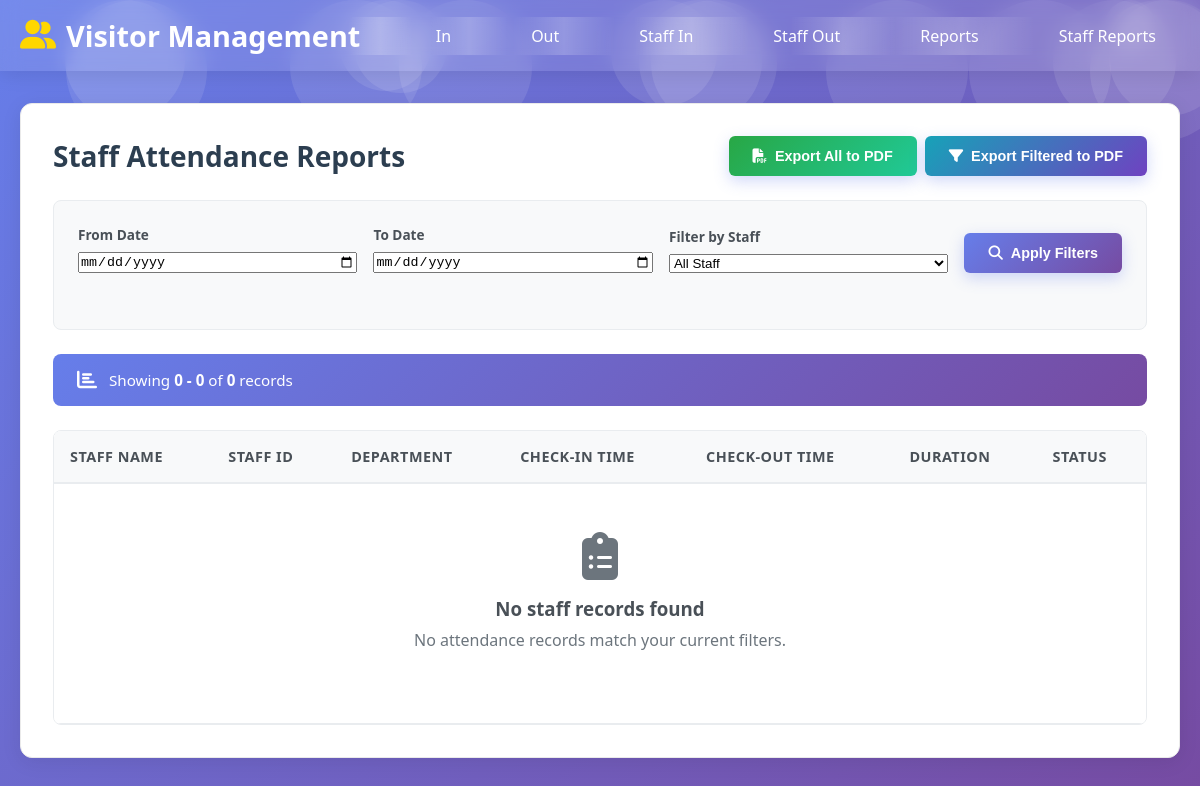
/staff/reports/ (signed in), run on an earlier commit of the app's database.
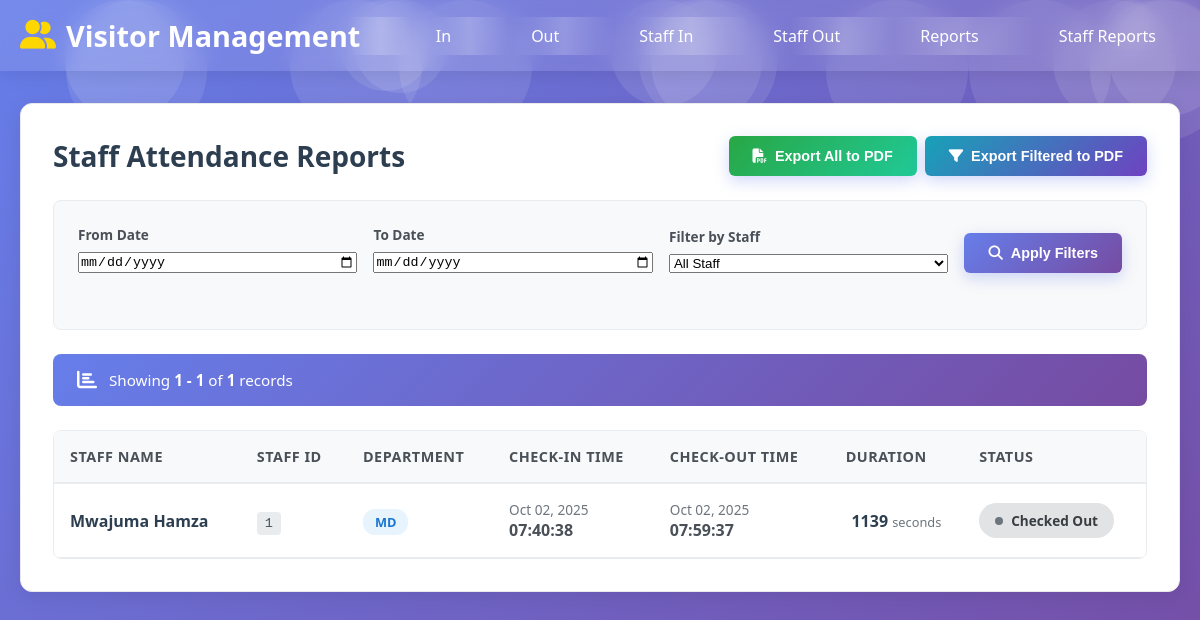
And on a later commit of the database.
### visitor_app/models.py (models this page shows, shortened)
class StaffCheckInOut(models.Model):
    staff = models.ForeignKey(Staff, on_delete=models.CASCADE)
    check_in_time = models.DateTimeField(auto_now_add=True)
    check_out_time = models.DateTimeField(blank=True, null=True)
    is_checked_in = models.BooleanField(default=True)
    def duration(self):
        if self.check_out_time:
            return self.check_out_time - self.check_in_time
        return timezone.now() - self.check_in_time

class Staff(models.Model):
    name = models.CharField(max_length=100)
    staff_id = models.CharField(max_length=20, unique=True)
    email = models.EmailField()
    department = models.CharField(max_length=100)
    phone = models.CharField(max_length=20, blank=True, null=True)
    is_active = models.BooleanField(default=True)
    date_joined = models.DateField(default=timezone.now)

### visitor_app/decorators.py (the view)
    def _wrapped_view(request, *args, **kwargs):
        if not request.user.is_authenticated:
            return render(request, 'visitor_app/access_denied.html', {
                'message': 'Please log in to access this page.'
            })
        if not request.user.is_staff:
            return render(request, 'visitor_app/access_denied.html', {
                'message': 'Access denied. Admin privileges required.'
            })
        return view_func(request, *args, **kwargs)

### visitor_app/templates/visitor_app/staff_reports.html (shortened to what the changed rows need)
{% extends 'visitor_app/base.html' %}
{% block content %}
<div class="card">
    <div class="header-actions">
        <h2>Staff Attendance Reports</h2>
    </div>
    <div class="results-summary">
        <div class="summary-content">
            <span class="summary-text">
                Showing <strong>{{ staff_records.start_index }} - {{ staff_records.end_index }}</strong>
                of <strong>{{ staff_records.paginator.count }}</strong> records
            </span>
        </div>
    </div>
    <div class="table-container" id="reportTable">
        <table class="table">
            <thead>
                <tr>
                    <th class="staff-name">Staff Name</th>
                    <th class="staff-id">Staff ID</th>
                    <th class="department">Department</th>
                    <th class="check-in">Check-in Time</th>
                    <th class="check-out">Check-out Time</th>
                    <th class="duration">Duration</th>
                    <th class="status">Status</th>
                </tr>
            </thead>
            <tbody>
                {% for record in staff_records %}
                <tr class="{% if record.is_checked_in %}current-session{% endif %}">
                    <td class="staff-name">
                        <div class="staff-info">
                            <strong>{{ record.staff.name }}</strong>
                        </div>
                    </td>
                    <td class="staff-id">
                        <code>{{ record.staff.staff_id }}</code>
                    </td>
                    <td class="department">
                        <span class="dept-badge">{{ record.staff.department }}</span>
                    </td>
                    <td class="check-in">
                        <div class="time-display">
                            <div class="date">{{ record.check_in_time|date:"M d, Y" }}</div>
                            <div class="time">{{ record.check_in_time|date:"H:i:s" }}</div>
                        </div>
                    </td>
                    <td class="check-out">
                        {% if record.check_out_time %}
                        <div class="time-display">
                            <div class="date">{{ record.check_out_time|date:"M d, Y" }}</div>
                            <div class="time">{{ record.check_out_time|date:"H:i:s" }}</div>
                        </div>
                        {% else %}
                        <span class="no-checkout">—</span>
                        {% endif %}
                    </td>
                    <td class="duration">
                        {% if record.check_out_time %}
                            {% with duration=record.duration %}
                            <div class="duration-display">
                                <span class="duration-value">{{ duration.total_seconds|floatformat:0 }}</span>
                                <span class="duration-unit">seconds</span>
                            </div>
                            {% endwith %}
                        {% else %}
                        <div class="in-progress">
                            <span class="pulse-dot"></span>
                            In progress
                        </div>
                        {% endif %}
                    </td>
                    <td class="status">
                        {% if record.is_checked_in %}
                        <span class="status-badge status-checked-in">
                            <span class="status-dot"></span>
                            Checked In
                        </span>
                        {% else %}
                        <span class="status-badge status-checked-out">
                            <span class="status-dot"></span>
                            Checked Out
                        </span>
                        {% endif %}
                    </td>
                </tr>
                {% empty %}
                <tr>
                    <td colspan="7" class="no-records">
                        <div class="empty-state">
                            <i class="fas fa-clipboard-list empty-icon"></i>
                            <h3>No staff records found</h3>
                            <p>No attendance records match your current filters.</p>
                        </div>
                    </td>
                </tr>
                {% endfor %}
            </tbody>
        </table>
    </div>
</div>
{% endblock %}

What changed in the data, as far as the page shows it:
added StaffCheckInOut: staff.name "Mwajuma Hamza", staff.staff_id "1", staff.department "MD", check_in_time "Oct 02, 2025", check_in_time "07:40:38", check_out_time "Oct 02, 2025", check_out_time "07:59:37", duration.total_seconds "1139", is_checked_in False (drawn)
Also different on the page:
{{ staff_records.start_index }}: "0" → "1"
{{ staff_records.end_index }}: "0" → "1"
{{ staff_records.paginator.count }}: "0" → "1"
text no longer shown: "No staff records found No attendance records match your current filters."
